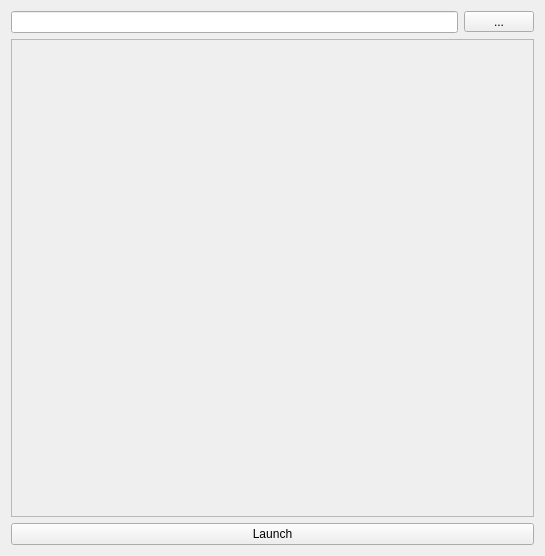
<?xml version="1.0" encoding="UTF-8"?>
<ui version="4.0">
 <class>Form</class>
 <widget class="QWidget" name="Form">
  <property name="geometry">
   <rect>
    <x>0</x>
    <y>0</y>
    <width>545</width>
    <height>556</height>
   </rect>
  </property>
  <property name="windowTitle">
   <string>Ros Launcher</string>
  </property>
  <layout class="QGridLayout" name="gridLayout">
   <item row="0" column="0">
    <widget class="QLineEdit" name="le_file">
     <property name="sizePolicy">
      <sizepolicy hsizetype="Minimum" vsizetype="Fixed">
       <horstretch>0</horstretch>
       <verstretch>0</verstretch>
      </sizepolicy>
     </property>
     <property name="minimumSize">
      <size>
       <width>200</width>
       <height>0</height>
      </size>
     </property>
     <property name="text">
      <string/>
     </property>
     <property name="readOnly">
      <bool>true</bool>
     </property>
    </widget>
   </item>
   <item row="0" column="1">
    <widget class="QToolButton" name="pb_file">
     <property name="minimumSize">
      <size>
       <width>70</width>
       <height>0</height>
      </size>
     </property>
     <property name="text">
      <string>...</string>
     </property>
    </widget>
   </item>
   <item row="1" column="0" colspan="2">
    <widget class="QScrollArea" name="scrollArea">
     <property name="sizePolicy">
      <sizepolicy hsizetype="Ignored" vsizetype="Ignored">
       <horstretch>0</horstretch>
       <verstretch>0</verstretch>
      </sizepolicy>
     </property>
     <property name="widgetResizable">
      <bool>true</bool>
     </property>
     <widget class="QWidget" name="scrollAreaWidgetContents">
      <property name="geometry">
       <rect>
        <x>0</x>
        <y>0</y>
        <width>525</width>
        <height>474</height>
       </rect>
      </property>
      <layout class="QVBoxLayout" name="verticalLayout_2">
       <item>
        <layout class="QVBoxLayout" name="arglist"/>
       </item>
      </layout>
     </widget>
    </widget>
   </item>
   <item row="3" column="0" colspan="2">
    <widget class="QPushButton" name="pb_launch">
     <property name="text">
      <string>Launch</string>
     </property>
    </widget>
   </item>
  </layout>
 </widget>
 <resources/>
 <connections/>
</ui>
